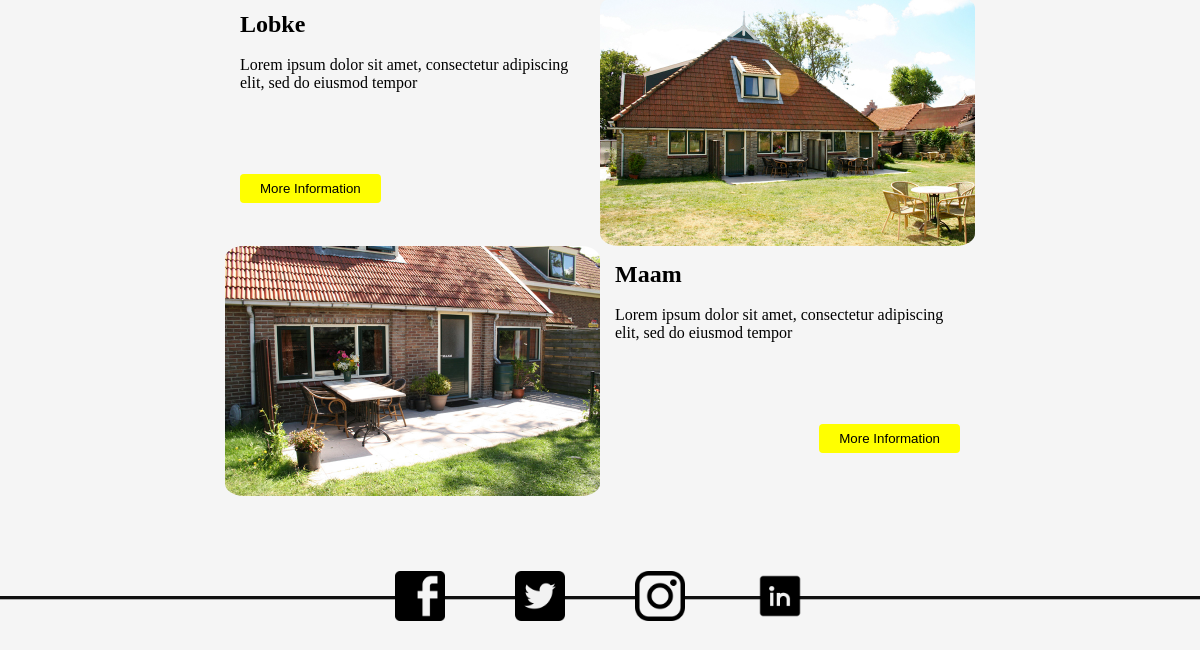
/ (lower part), run on an earlier commit of the app's database.
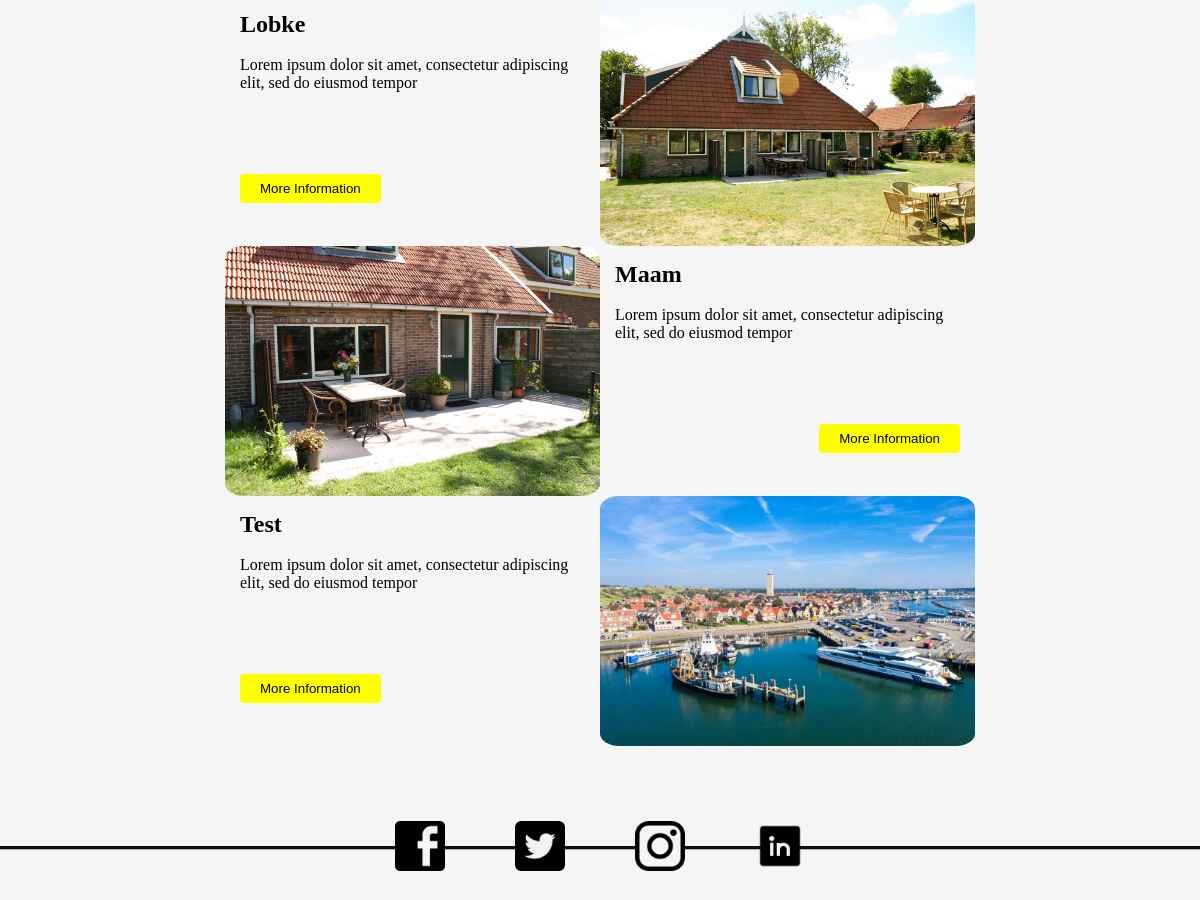
And on a later commit of the database.
### tables this page shows
CREATE TABLE IF NOT EXISTS `apartments` (
    `apartment_id`      INT UNIQUE NOT NULL AUTO_INCREMENT,
    `name`              VARCHAR(50) NOT NULL,
    `description`       VARCHAR(500),
    `capacity`          TINYINT NOT NULL,
    `price_night_regular`       DECIMAL(8,2) NOT NULL,
    `price_week_regular`        DECIMAL(8,2) NOT NULL,
    `price_weekend_regular`     DECIMAL(8,2) NOT NULL,
    `price_night_season`        DECIMAL(8,2) NOT NULL,
    `price_week_season`         DECIMAL(8,2) NOT NULL,
    `price_weekend_season`      DECIMAL(8,2) NOT NULL,
    `price_night_vacation`      DECIMAL(8,2) NOT NULL,
    `price_week_vacation`       DECIMAL(8,2) NOT NULL,
    `price_weekend_vacation`    DECIMAL(8,2) NOT NULL,

    CONSTRAINT PK_apartment_id PRIMARY KEY (apartment_id)

);

### public_html/index.php (the view, shortened to what this page needs)
<!doctype html>
<html lang="en">
<head>
    <link rel='stylesheet' href='css/styles.css' type="text/css">
</head>
<body>
    <content>
        <?php
        $config = parse_ini_file('../config.ini');
        $conn = new mysqli($config['db_host'], $config['db_user'], $config['db_pass']);
        $conn->select_db($config['db_name'])
            or die("Could not load database: " . $conn->errno);
        $sql = "SELECT `apartment_id`, `name`, `description`, `capacity` FROM `apartments` ;";
        if ($stmt = $conn->prepare($sql)) {
            $stmt->execute()
                or die("Could not send the data to the database: " . $conn->errno);
            $stmt->bind_result($id, $name, $description, $capacity);
            $stmt->store_result();
        } else {
            die("Could not prepare statement: " . $conn->errno);
        }
        $counter = 1;
        if ($stmt->num_rows > 0) {
            while ($stmt->fetch()) {
                $path = "images/apartments/".$id."/header_image.{jpeg,gif,png,jpg}";
                $image = glob($path, GLOB_BRACE);
                if ($counter%2 !== 0) {
                   echo "<section>
                    <div class='imageBox' style='background: url(".$image[0]."); background-size: 100% 100%;'>
                    </div>
                    <div class='information'>
                        <div>
                            <h2>".$name."</h2><br>
                            <p>Lorem ipsum dolor sit amet, consectetur adipiscing elit, sed do eiusmod tempor</p>
                        </div>
                        <div class='button_info_right'>
                            <form method='POST' action='apartment.php?id=".$id."'>
                            <input type='submit' name='button_info' value='More Information'>
                            </form>
                        </div>
                    </div>
                </section>";
                $counter++;
                } else {
                    echo " <section>
                    <div class='information'>
                        <div>
                            <h2>".$name."</h2><br>
                            <p>Lorem ipsum dolor sit amet, consectetur adipiscing elit, sed do eiusmod tempor</p>
                        </div>
                        <div class='button_info_left'>
                            <form method='POST' action='apartment.php?id=".$id."'>
                            <input type='submit' name='button_info' value='More Information'>
                            </form>
                        </div>
                    </div>
                    <div class='imageBox' style='background: url(".$image[0]."); background-size: 100% 100%;'>
                    </div>
                </section>";
                $counter--;
                }
            }
        } else {
            die("There are no apartments available at this time. Check back later or contact the administrator.");
        }
        ?>
    </content>
    <?php include 'php/footer.php' ?>
</body>
</html>

What changed in the data, as far as the page shows it:
added apartments: name "Test", apartment_id (picture)
